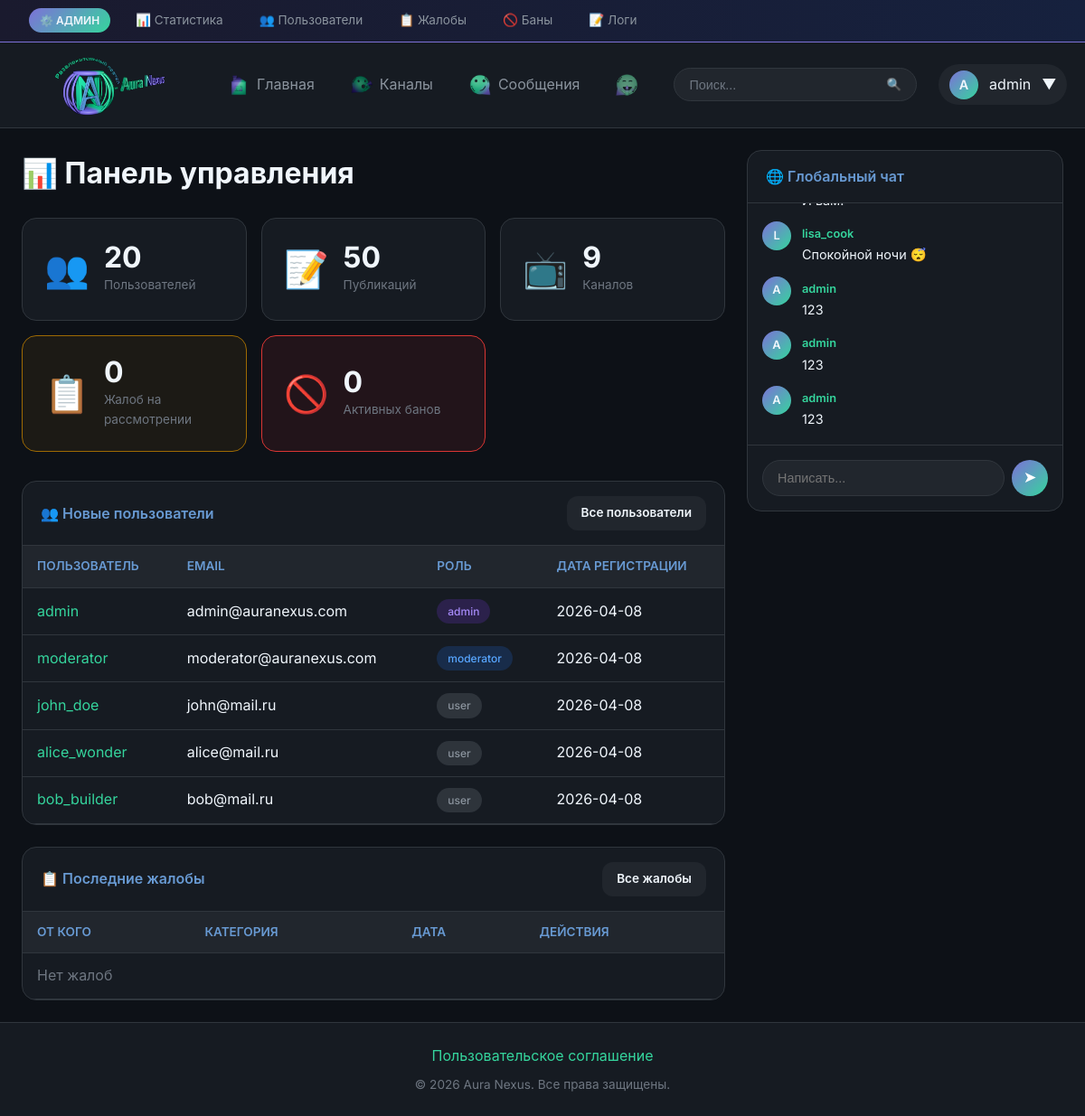
The page /admin (signed in) on the database its author committed.
### tables this page shows
CREATE TABLE users (
            id INTEGER PRIMARY KEY AUTOINCREMENT,
            username TEXT UNIQUE NOT NULL,
            email TEXT UNIQUE NOT NULL,
            password TEXT NOT NULL,
            role TEXT DEFAULT 'user',
            avatar TEXT,
            banner TEXT,
            bio TEXT,
            is_banned INTEGER DEFAULT 0,
            ban_until TEXT,
            ban_reason TEXT,
            created_at TEXT DEFAULT CURRENT_TIMESTAMP
        );

CREATE TABLE global_chat (
            id INTEGER PRIMARY KEY AUTOINCREMENT,
            user_id INTEGER NOT NULL,
            content TEXT NOT NULL,
            created_at TEXT DEFAULT CURRENT_TIMESTAMP,
            FOREIGN KEY (user_id) REFERENCES users(id)
        );

### app.py (the view)
@app.route('/admin')
@role_required('admin')
def admin_dashboard():
    conn = get_db()
    stats = {
        'users': conn.execute('SELECT COUNT(*) as c FROM users').fetchone()['c'],
        'posts': conn.execute('SELECT COUNT(*) as c FROM posts').fetchone()['c'],
        'channels': conn.execute('SELECT COUNT(*) as c FROM channels').fetchone()['c'],
        'reports_pending': conn.execute('SELECT COUNT(*) as c FROM reports WHERE status = "pending"').fetchone()['c'],
        'bans_active': conn.execute('SELECT COUNT(*) as c FROM users WHERE is_banned = 1').fetchone()['c'],
    }
    recent_users = conn.execute('SELECT * FROM users ORDER BY created_at DESC LIMIT 5').fetchall()
    recent_reports = conn.execute('''
        SELECT r.*, u.username as reporter_name
        FROM reports r
        JOIN users u ON r.reporter_id = u.id
        WHERE r.status = 'pending'
        ORDER BY r.created_at DESC LIMIT 5
    ''').fetchall()
    chat_messages = get_chat_messages()
    return render_template(
        'admin/dashboard.html',
        stats=stats,
        recent_users=recent_users,
        recent_reports=recent_reports,
        chat_messages=chat_messages
    )

### app.py (called while the page is built, shortened)
def get_db():
    if 'db' not in g:
        g.db = sqlite3.connect(DATABASE, timeout=30)
        g.db.row_factory = sqlite3.Row
        g.db.execute('PRAGMA journal_mode=WAL')
        g.db.execute('PRAGMA busy_timeout=30000')
    return g.db

def get_current_user():
    if 'user_id' not in session:
        return None
    conn = get_db()
    user = conn.execute('SELECT * FROM users WHERE id = ?', (session['user_id'],)).fetchone()
    return user

def role_required(min_role):
    def decorator(f):
        @wraps(f)
        def decorated(*args, **kwargs):
            user = get_current_user()
            if not user:
                flash('Необходимо войти в аккаунт', 'danger')
                return redirect('/login')
            user_role = ROLES.get(user['role'], 0)
            required_role = ROLES.get(min_role, 999)
            if user_role < required_role:
                flash('Недостаточно прав', 'danger')
                return redirect('/')
            return f(*args, **kwargs)
        return decorated
    return decorator

def get_chat_messages():
    conn = get_db()
    return conn.execute('''
        SELECT g.*, u.username, u.avatar
        FROM global_chat g
        JOIN users u ON g.user_id = u.id
        ORDER BY g.id DESC LIMIT 50
    ''').fetchall()[::-1]

def get_unread_notifications_count(user_id):
    conn = get_db()
    result = conn.execute('SELECT COUNT(*) as count FROM notifications WHERE user_id = ? AND is_read = 0', (user_id,)).fetchone()
    return result['count'] if result else 0

def get_unread_messages_count(user_id):
    conn = get_db()
    result = conn.execute('''
        SELECT COUNT(*) as count FROM messages m
        JOIN conversations c ON m.conversation_id = c.id
        WHERE (c.user1_id = ? OR c.user2_id = ?) AND m.sender_id != ? AND m.is_read = 0
    ''', (user_id, user_id, user_id)).fetchone()
    return result['count'] if result else 0

def get_pending_reports_count():
    conn = get_db()
    result = conn.execute(
        'SELECT COUNT(*) as count FROM reports WHERE status = "pending"'
    ).fetchone()
    return result['count'] if result else 0

### templates/admin/dashboard.html (shortened to what this page needs)
{% extends 'base.html' %}
{% block content %}
<h1 class="page-title">📊 Панель управления</h1>
<div class="stats-grid">
    <div class="stat-card">
        <div class="stat-icon">👥</div>
        <div class="stat-info">
            <div class="stat-value">{{ stats.users }}</div>
            <div class="stat-label">Пользователей</div>
        </div>
    </div>
    <div class="stat-card">
        <div class="stat-icon">📝</div>
        <div class="stat-info">
            <div class="stat-value">{{ stats.posts }}</div>
            <div class="stat-label">Публикаций</div>
        </div>
    </div>
    <div class="stat-card">
        <div class="stat-icon">📺</div>
        <div class="stat-info">
            <div class="stat-value">{{ stats.channels }}</div>
            <div class="stat-label">Каналов</div>
        </div>
    </div>
    <div class="stat-card stat-warning">
        <div class="stat-icon">📋</div>
        <div class="stat-info">
            <div class="stat-value">{{ stats.reports_pending }}</div>
            <div class="stat-label">Жалоб на рассмотрении</div>
        </div>
    </div>
    <div class="stat-card stat-danger">
        <div class="stat-icon">🚫</div>
        <div class="stat-info">
            <div class="stat-value">{{ stats.bans_active }}</div>
            <div class="stat-label">Активных банов</div>
        </div>
    </div>
</div>
<div class="admin-sections">
    <div class="card">
        <div class="card-header">
            <h3 class="card-title">👥 Новые пользователи</h3>
            <a href="/admin/users" class="btn btn-sm btn-secondary">Все пользователи</a>
        </div>
        <div class="card-body no-padding">
            <table class="table">
                <thead>
                    <tr>
                        <th>Пользователь</th>
                        <th>Email</th>
                        <th>Роль</th>
                        <th>Дата регистрации</th>
                    </tr>
                </thead>
                <tbody>
                    {% for user in recent_users %}
                    <tr>
                        <td>
                            <a href="/profile/{{ user.username }}">{{ user.username }}</a>
                        </td>
                        <td>{{ user.email }}</td>
                        <td>
                            <span class="badge badge-{{ user.role }}">{{ user.role }}</span>
                        </td>
                        <td>{{ user.created_at[:10] }}</td>
                    </tr>
                    {% else %}
                    <tr>
                        <td colspan="4" class="text-center text-muted">Нет данных</td>
                    </tr>
                    {% endfor %}
                </tbody>
            </table>
        </div>
    </div>
    <div class="card">
        <div class="card-header">
            <h3 class="card-title">📋 Последние жалобы</h3>
            <a href="/admin/reports" class="btn btn-sm btn-secondary">Все жалобы</a>
        </div>
        <div class="card-body no-padding">
            <table class="table">
                <thead>
                    <tr>
                        <th>От кого</th>
                        <th>Категория</th>
                        <th>Дата</th>
                        <th>Действия</th>
                    </tr>
                </thead>
                <tbody>
                    {% for report in recent_reports %}
                    <tr>
                        <td>{{ report.reporter_name }}</td>
                        <td>
                            <span class="badge">{{ report.category }}</span>
                        </td>
                        <td>{{ report.created_at[:10] }}</td>
                        <td>
                            <a href="/admin/reports" class="btn btn-sm btn-outline">Рассмотреть</a>
                        </td>
                    </tr>
                    {% else %}
                    <tr>
                        <td colspan="4" class="text-center text-muted">Нет жалоб</td>
                    </tr>
                    {% endfor %}
                </tbody>
            </table>
        </div>
    </div>
</div>
{% endblock %}

### templates/base.html (shortened to what this page needs)
<!DOCTYPE html>
<html lang="ru">
<head>
    <link rel="stylesheet" href="{{ url_for('static', filename='css/style.css') }}">
    <link href="https://cdn.quilljs.com/1.3.7/quill.snow.css" rel="stylesheet">
</head>
<body>
    {% if current_user and current_user.role == 'admin' %}
    <div class="admin-bar">
        <span class="admin-bar-label">⚙️ АДМИН</span>
        <a href="/admin">📊 Статистика</a>
        <a href="/admin/users">👥 Пользователи</a>
        <a href="/admin/reports">
            📋 Жалобы
        </a>
        <a href="/admin/bans">🚫 Баны</a>
        <a href="/admin/logs">📝 Логи</a>
    </div>
    {% endif %}
   <nav>
    <a href="/" class="logo">
        <img src="{{ url_for('static', filename='images/logo.png') }}" alt="Aura Nexus" class="logo-image"
             onerror="this.style.display='none'; this.nextElementSibling.style.display='flex';">
    </a>
    <div class="nav-links">
        <a href="/" class="nav-link {% if request.path == '/' %}active{% endif %}">
            <span class="nav-icon">
                <img src="{{ url_for('static', filename='images/icons/home.png') }}" alt=""
                     onerror="this.style.display='none'; this.nextElementSibling.style.display='inline';">
            </span>
            <span>Главная</span>
        </a>
        <a href="/channels" class="nav-link {% if '/channel' in request.path %}active{% endif %}">
            <span class="nav-icon">
                <img src="{{ url_for('static', filename='images/icons/channels.png') }}" alt=""
                     onerror="this.style.display='none'; this.nextElementSibling.style.display='inline';">
            </span>
            <span>Каналы</span>
        </a>
        {% if current_user %}
        <a href="/messages" class="nav-link {% if '/messages' in request.path %}active{% endif %}">
            <span class="nav-icon">
                <img src="{{ url_for('static', filename='images/icons/messages.png') }}" alt=""
                     onerror="this.style.display='none'; this.nextElementSibling.style.display='inline';">
            </span>
            <span>Сообщения</span>
        </a>
        <a href="/notifications" class="nav-link {% if '/notifications' in request.path %}active{% endif %}">
            <span class="nav-icon">
                <img src="{{ url_for('static', filename='images/icons/notifications.png') }}" alt=""
                     onerror="this.style.display='none'; this.nextElementSibling.style.display='inline';">
            </span>
        </a>
        {% endif %}
    </div>
    <div class="search-container">
        <form class="search-bar" action="/" method="GET">
            <input type="text" name="q" placeholder="Поиск..." value="{{ request.args.get('q', '') }}">
            <button type="submit">🔍</button>
        </form>
    </div>
    {% if current_user %}
    <div class="dropdown">
        <div class="nav-user">
            <div class="nav-user-avatar">
                {% if current_user.avatar %}
                <img src="{{ url_for('uploaded_file', filename=current_user.avatar) }}" alt="">
                {% else %}
                {{ current_user.username[0]|upper }}
                {% endif %}
            </div>
            <span>{{ current_user.username }}</span>
            <span>▼</span>
        </div>
    </div>
    {% endif %}
</nav>
    <div class="layout {% block layout_class %}{% endblock %}">
        <main class="main-content">
            {% block content %}{% endblock %}
        </main>
        {% if current_user and not hide_sidebar %}
        <aside class="sidebar">
            {% block sidebar %}
            <div class="card chat-box">
                <div class="card-header">
                    <h3 class="card-title">🌐 Глобальный чат</h3>
                </div>
                <div class="chat-messages" id="global-chat-messages">
                    {% for msg in chat_messages %}
                    <div class="chat-message" data-message-id="{{ msg.id }}">
                        <div class="chat-message-avatar">
                            {% if msg.avatar %}
                            <img src="{{ url_for('uploaded_file', filename=msg.avatar) }}" alt="">
                            {% else %}
                            {{ msg.username[0]|upper }}
                            {% endif %}
                        </div>
                        <div class="chat-message-content">
                            <a href="/profile/{{ msg.username }}" class="chat-message-author">{{ msg.username }}</a>
                            <div class="chat-message-text">{{ msg.content }}</div>
                        </div>
                    </div>
                    {% else %}
                    <div class="empty-state" style="padding: 2rem;">
                        <p>Сообщений пока нет</p>
                    </div>
                    {% endfor %}
                </div>
                <form class="chat-input" id="global-chat-form" action="/api/global_chat" method="POST">
                    <input type="text" name="content" id="global-chat-input" placeholder="Написать..." autocomplete="off" required>
                    <button type="submit">➤</button>
                </form>
            </div>
            {% endblock %}
        </aside>
        {% endif %}
    </div>
    <footer>
        <a href="/user_agreement">Пользовательское соглашение</a>
        <p>&copy; 2026 Aura Nexus. Все права защищены.</p>
    </footer>
</body>
</html>

### templates/admin/dashboard.html (style rules this page uses)
.page-title { margin-bottom: 1.5rem; }
.stats-grid { display: grid; grid-template-columns: repeat(auto-fit, minmax(200px, 1fr)); gap: 1rem; margin-bottom: 2rem; }
.stat-card { background: var(--bg-secondary); border: 1px solid var(--border-color); border-radius: var(--radius-lg); padding: 1.5rem; display: flex; align-items: center; gap: 1rem; }
.stat-card.stat-warning { border-color: var(--warning); background: rgba(158, 106, 3, 0.1); }
.stat-card.stat-danger { border-color: var(--danger); background: rgba(218, 54, 51, 0.1); }
.stat-icon { font-size: 2.5rem; }
.stat-info { flex: 1; }
.stat-value { font-size: 2rem; font-weight: 700; line-height: 1; }
.stat-label { font-size: 0.85rem; color: var(--text-muted); margin-top: 0.25rem; }
.admin-sections { display: grid; grid-template-columns: repeat(auto-fit, minmax(400px, 1fr)); gap: 1.5rem; }
.no-padding { padding: 0; }
.text-center { text-align: center; }
.badge-user { background: rgba(139, 148, 158, 0.2); color: var(--text-secondary); }
.badge-moderator { background: rgba(31, 111, 235, 0.2); color: #58a6ff; }
.badge-admin { background: rgba(124, 58, 237, 0.2); color: #a78bfa; }

### rows shown on the page
users: username "A", username "admin", email "admin@auranexus.com", role "admin", created_at "2026-04-08"
users: username "moderator", email "moderator@auranexus.com", role "moderator", created_at "2026-04-08"
users: username "john_doe", email "john@mail.ru", role "user", created_at "2026-04-08"
users: username "alice_wonder", email "alice@mail.ru", role "user", created_at "2026-04-08"
users: username "bob_builder", email "bob@mail.ru", role "user", created_at "2026-04-08"
global_chat: username "L", username "lisa_cook", content "Спокойной ночи 😴"
global_chat: username "A", username "admin", content "123"
global_chat: username "A", username "admin", content "123"
global_chat: username "A", username "admin", content "123"

### other values the page prints
{{ stats.users }} "20"
{{ stats.posts }} "50"
{{ stats.channels }} "9"
{{ stats.reports_pending }} "0"
{{ stats.bans_active }} "0"
